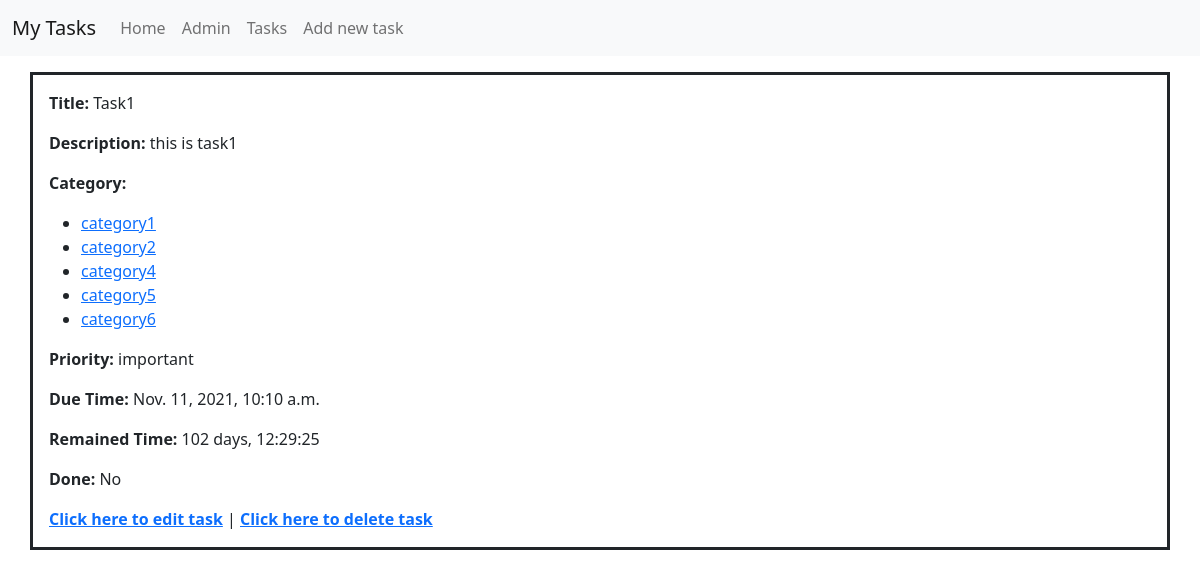
/task/13, run on the app's committed database.
### todo/models.py (models this page shows, shortened)
class Task(models.Model):
    PRIORITY_CHOICES = [('1', 'not important'), ('2', 'important'), ('3', 'very important'), ('4', 'necessary')]
    CATEGORY_CHOICES = [('in', 'incidental'), ('ro', 'routine'), ('pj', 'project'), ('pr', 'problem')]
    title = models.CharField(max_length=100)
    description = models.TextField(max_length=300, blank=True, null=True)
    category = models.ManyToManyField(Category, related_name='tasks')
    priority = models.CharField(choices=PRIORITY_CHOICES, default='2', max_length=1)
    set_to_time = models.DateTimeField()
    done = models.BooleanField(default=False)
    objects = models.Manager()
    expiredTasks = ExpiredTasksManager()

class Category(models.Model):
    class Meta:
        verbose_name_plural = 'categories'
    name = models.CharField(max_length=100)
    objects = models.Manager()
    emptyCategory = EmptyCategoryManager()
    def get_absolute_url(self):
        return reverse('category_tasks', args=[str(self.id)])

### todo/views.py (the view)
# urls.py: path('task/<int:pk>', TaskDetailView.as_view(), name='task_detail'),
class TaskDetailView(DetailView):
    model = Task
    def get_context_data(self, **kwargs):
        context = super(TaskDetailView, self).get_context_data()
        context['priority'] = dict(Task.PRIORITY_CHOICES)
        return context

### todo/templatetags/task_extras.py (called while the page is built)
@register.filter
def get_item(dictionary, key):
    return dictionary.get(key)

@register.filter
def make_title(title):
    return str(title).title()

@ register.filter
def task_done(done):
    return "Yes" if done else "No"

@register.simple_tag
def my_tag(set_to_time):
    return str(set_to_time-datetime.now(timezone.utc))

### templates/todo/task_detail.html
{% extends 'base.html' %}
{% block content %}
    <div class="container mt-3 border border-3 border-dark p-3">
    {% load task_extras %}
    <p><strong>Title:</strong> {{ task.title|make_title }} </p>
    <p><strong>Description:</strong> {{ task.description }}</p>
    <p><strong>Category:</strong>
    <ul>
        {% for category in task.category.all %}
            <li><a href="{{ category.get_absolute_url }}">{{ category.name }}</a></li>
        {% empty %}
            <p>This task has no category!</p>
        {% endfor %}
    </ul>
    </p>
    <p><strong>Priority:</strong> {{ priority|get_item:task.priority }}</p>
    <p><strong>Due Time:</strong> {{ task.set_to_time }}</p>
    <p><strong>Remained Time:</strong> {% my_tag task.set_to_time %}</p>
    <p><strong>Done:</strong> {{ task.done|task_done }}</p>
        <strong><a href="{% url 'task_update' task.pk %}">Click here to edit task</a></strong> |
        <strong><a href="{% url 'task_delete' task.pk %}">Click here to delete task</a></strong>
    </div>
{% endblock %}

### templates/base.html (shortened to what this page needs)
<!DOCTYPE html>
<html lang="en">
<head>
    <link href="https://cdn.jsdelivr.net/npm/bootstrap@5.0.2/dist/css/bootstrap.min.css" rel="stylesheet"
>
</head>
<body>
<nav class="navbar navbar-expand-lg navbar-light bg-light">
    <div class="container-fluid">
        <a class="navbar-brand " >My Tasks</a>
        <div class="collapse navbar-collapse " id="navbarSupportedContent">
            <ul class="navbar-nav me-auto mb-2 mb-lg-0 ">
                <li class="nav-item">
                    <a class="nav-link" aria-current="page" href={% url "index" %}>Home</a>
                </li>
                <li class="nav-item">
                    <a class="nav-link" href="{% url 'admin:index' %}">Admin</a>
                </li>
                <li class="nav-item">
                <a class="nav-link"  href="{% url 'tasks_list' %}">Tasks</a>
                </li>
                <li class="nav-item">
                <a class="nav-link"  href="{% url 'add_task' %}">Add new task</a>
                </li>
            </ul>
        </div>
    </div>
</nav>
{% block content %}
{% endblock %}
</body>
</html>

### data on the page
Task: title|make_title "Task1", description "this is task1", priority "important", set_to_time "Nov. 11, 2021, 10:10 a.m.", set_to_time "102 days, 12:29:25", done|task_done "No"
Category: name "category1"
Category: name "category2"
Category: name "category4"
Category: name "category5"
Category: name "category6"
